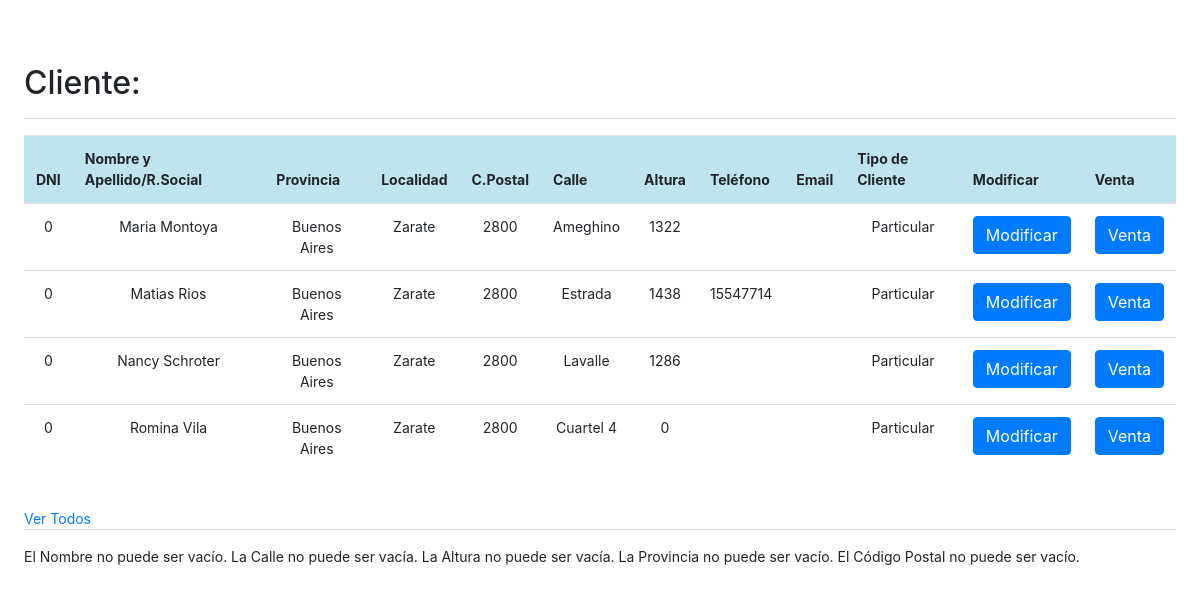
Screenshot of /guardar_cliente.php with the database file from the repository.
### tables this page shows
CREATE TABLE `clientes` (
  `id` int(11) NOT NULL,
  `nombre` varchar(200) NOT NULL DEFAULT '',
  `dni` int(10) UNSIGNED DEFAULT NULL,
  `calle` varchar(30) NOT NULL DEFAULT '',
  `altura` int(4) NOT NULL,
  `localidad` int(10) UNSIGNED NOT NULL DEFAULT '0',
  `telefono` varchar(30) NOT NULL DEFAULT '',
  `email` varchar(200) NOT NULL DEFAULT '',
  `provincia` int(10) UNSIGNED NOT NULL DEFAULT '0',
  `codpostal` int(11) NOT NULL DEFAULT '0',
  `tcliente` varchar(45) NOT NULL DEFAULT ''
);

CREATE TABLE `provincia` (
  `id` int(10) UNSIGNED NOT NULL,
  `nombre` varchar(45) NOT NULL DEFAULT ''
);

CREATE TABLE `localidades` (
  `id` int(10) UNSIGNED NOT NULL,
  `idprovincia` int(10) UNSIGNED NOT NULL DEFAULT '0',
  `nombre` varchar(200) NOT NULL DEFAULT '',
  `codpostal` varchar(45) NOT NULL DEFAULT ''
);

### guardar_cliente.php (called while the page is built, shortened)
<?php
	$mensaje= '';
	$nombre = $_POST['nombre'];
	$dni = $_POST['dni'];
	$calle = $_POST['calle'];
	$altura = $_POST['altura'];
	$provincia = $_POST['provincia'];
	$codpostal = $_POST['codpostal'];
	if( !isset($nombre) || trim($nombre) == '' ) {
		$mensaje = $mensaje . 'El Nombre no puede ser vacío. ';
	}
	if( !isset($calle) || trim($calle) == '' ) {
		$mensaje = $mensaje . 'La Calle no puede ser vacía. ';
	}
	if( !isset($altura) || trim($altura) == '' ) {
		$mensaje = $mensaje . 'La Altura no puede ser vacía. ';
	}
	if( !isset($provincia) || trim($provincia) == '' ) {
		$mensaje = $mensaje . 'La Provincia no puede ser vacío. ';
	}
	if( !isset($codpostal) || trim($codpostal) == '' ) {
		$mensaje = $mensaje . 'El Código Postal no puede ser vacío. ';
	}
	include_once 'mostrar_registro.php';
?>

### mostrar_registro.php (the view, shortened to what this page needs)
<?php
	$conexion = connectDB();
	$mensaje1 = $mensaje;
?>
<!doctype html>
  <head>
    <link href="lib/dist/css/bootstrap.min.css" rel="stylesheet">
    <link href="vista/css/estilo.css" rel="stylesheet">
  </head>
  <body>
		<main role="main" class="col-md-9 ml-sm-auto col-lg-12 px-4">
			<div class="d-flex justify-content-between flex-wrap flex-md-nowrap align-items-center pt-3 pb-2 mb-3 border-bottom">
				<h1 class="h2">Cliente:</h1>
			</div>
			<?php
				$sql = "SELECT c.id, c.nombre, c.dni, c.calle, c.altura, l.nombre AS localidad, c.telefono, c.email, p.nombre AS provincia, c.codpostal, c.tcliente
							 FROM clientes c
							 LEFT JOIN provincia p ON c.provincia = p.id
							 LEFT JOIN localidades l ON c.localidad = l.id
							 WHERE c.dni = '$dni'
							 ORDER BY c.nombre";
				$resultado = mysqli_query($conexion,$sql);
			?>
				<table class="table table-hover">
				<thead>
					<tr>
						<th class="table-info">DNI</th>
						<th class="table-info">Nombre y Apellido/R.Social</th>
						<th class="table-info">Provincia</th>
						<th class="table-info">Localidad</th>
						<th class="table-info">C.Postal</th>
						<th class="table-info">Calle</th>
						<th class="table-info">Altura</th>
						<th class="table-info">Teléfono</th>
						<th class="table-info">Email</th>
						<th class="table-info">Tipo de Cliente</th>
						<th class="table-info">Modificar</th>
						<th class="table-info">Venta</th>
					</tr>
				</thead>
				<tbody>
					<?php
						while($cliente= mysqli_fetch_object($resultado)) { ?>
						<tr>
							<td align="center"><?php echo $cliente->dni?></td>
							<td align="center"><?php echo $cliente->nombre ?></td>
							<td align="center"><?php echo $cliente->provincia ?></td>
							<td align="center"><?php echo $cliente->localidad ?></td>
							<td align="center"><?php echo $cliente->codpostal ?></td>
							<td align="center"><?php echo $cliente->calle ?></td>
							<td align="center"><?php echo $cliente->altura ?></td>
							<td align="center"><?php echo $cliente->telefono ?></td>
							<td align="center"><?php echo $cliente->email ?></td>
							<td align="center"><?php echo $cliente->tcliente ?></td>
							<td align="center"><a class="btn btn-primary" role="button" href="vista/formulario_clientes.php?id=<?php echo $cliente->id?>">
								Modificar</a></td>
							<td align="center"><a class="btn btn-primary" role="button" href="vista/formulario_venta.php?id=<?php echo $cliente->id?>">
								Venta</a></td>
					</tr>
					<?php } ?>
				</tbody>
				</table>
			<a href="mostrar_clienteparticular.php">Ver Todos</a>
			<div class="d-flex justify-content-between flex-wrap flex-md-nowrap align-items-center pt-3 pb-2 mb-3 border-top">
				<?php
					echo $mensaje1;
				?>
			</div>
		</main>
  </body>
</html>

### vista/css/estilo.css (style rules this page uses)
body { font-size: .875rem; background: url(malefica.jpg) no-repeat fixed right top; }
[role="main"] { padding-top: 48px; }

### rows the page displays
clientes: dni "0", nombre "Maria Montoya", provincia.nombre "Buenos Aires", localidades.nombre "Zarate", codpostal "2800", calle "Ameghino", altura "1322", tcliente "Particular"
clientes: dni "0", nombre "Matias Rios", provincia.nombre "Buenos Aires", localidades.nombre "Zarate", codpostal "2800", calle "Estrada", altura "1438", telefono "15547714", tcliente "Particular"
clientes: dni "0", nombre "Nancy Schroter", provincia.nombre "Buenos Aires", localidades.nombre "Zarate", codpostal "2800", calle "Lavalle", altura "1286", tcliente "Particular"
clientes: dni "0", nombre "Romina Vila", provincia.nombre "Buenos Aires", localidades.nombre "Zarate", codpostal "2800", calle "Cuartel 4", altura "0", tcliente "Particular"

### other values shown
$mensaje1 "El Nombre no puede ser vacío. La Calle no puede ser vacía. La Altura no puede ser vacía. La Provincia no puede ser vacío. El Código Postal no puede ser vacío."
